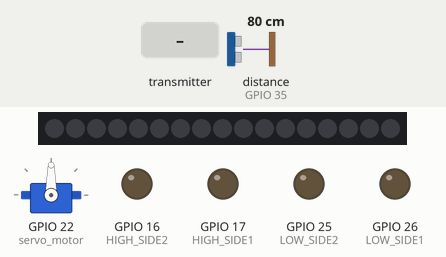
Simulated run of this sketch. Board: ESP32. Shown: 17 RGB LEDs in strip order, left to right, servo, output pins drawn as LEDs (lit = HIGH). The inputs (shaded band) are chosen by the test bench; at power-on: distance to the obstacle (sensor on GPIO 35) 80 cm. The echo pulse lasts 58.3 µs per cm; pins used as bus, display or sensor lines are not drawn.

Above: at 1.2 s.
1.3 s: the transmitter starts sending x1_coord = 0
At 2.2 s:
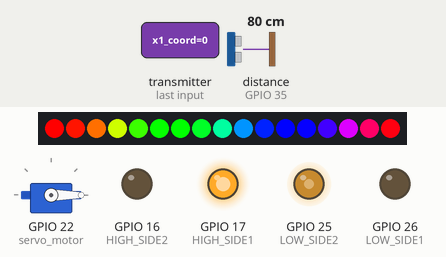
4.3 s: distance to the obstacle (sensor on GPIO 35) set to 17 cm
7.3 s: distance to the obstacle (sensor on GPIO 35) set to 14 cm
At 8.0 s:
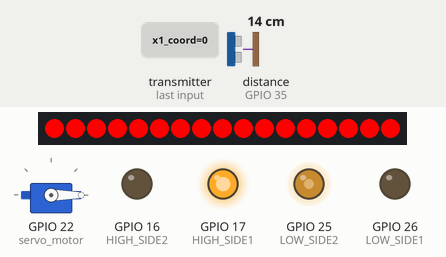
8.8 s: distance to the obstacle (sensor on GPIO 35) set to 18 cm
At 9.6 s:
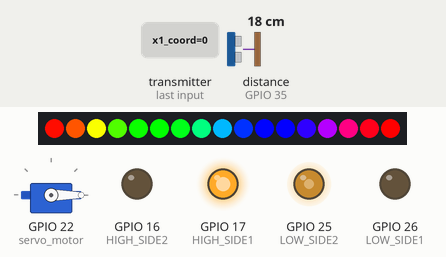
11.3 s: the transmitter starts sending y2_coord = 25
At 13.2 s:
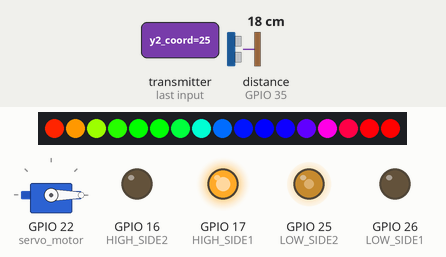
14.3 s: the transmitter starts sending y2_coord = 0
At 16.2 s:
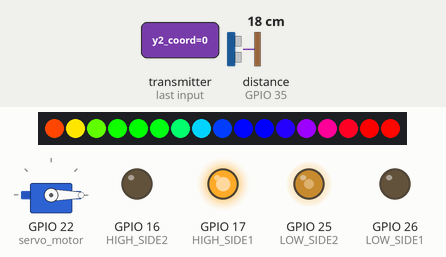
Timing chart, 0 to 17.7 s (numbered marks = the images above; inputs shaded):
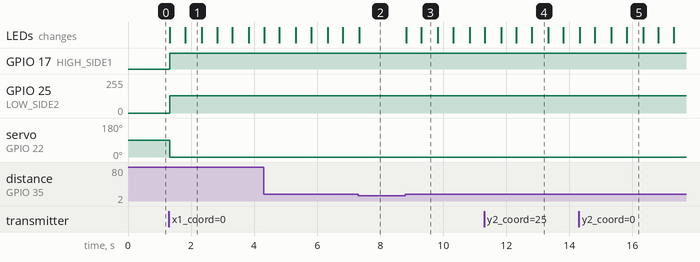

Measured:
- the behaviour switches between 16 and 15 cm on distance to the obstacle (sensor on GPIO 35) (found by bisection; images 1 and 2)
- after the input at 1.3 s, GPIO 17 (HIGH_SIDE1): LOW → HIGH at once; GPIO 25 (LOW_SIDE2): 0/255 → 130/255 at once; servo on GPIO 22 (servo_motor): 90° → 0° at once; the LEDs: first change at once (image 1 shows a later state)
- after the input at 7.3 s, the LEDs: change at once (image 2)
- after the input at 8.8 s, the LEDs: first change at once (image 3 shows a later state)
- after the input at 11.3 s, GPIO 25 (LOW_SIDE2): 130/255 → 128/255 at once
- after the input at 14.3 s, GPIO 25 (LOW_SIDE2): 128/255 → 130/255 at once

The sketch:

ESP32_receiver.ino
```cpp
#include <ESP32Servo.h> //ESP32 servo library
#include <Adafruit_NeoPixel.h> //library for the rgb strip
#include <esp_now.h>
#include <WiFi.h>

const int servo_motor = 22;
const int PIN_WS2812B = 14;
const int NUM_LEDS = 17;
int j = 0, prev_y = 1860, received = 0;
Adafruit_NeoPixel strip(NUM_LEDS, PIN_WS2812B, NEO_GRB + NEO_KHZ800);

const int HIGH_SIDE1 = 17; // Connects to IO17 (P-channel)
const int LOW_SIDE1 = 26; // Connects to IO26 (N-channel, PWM capable)
const int HIGH_SIDE2 = 16; // Connects to IO16 (P-channel)
const int LOW_SIDE2 = 25; // Connects to IO25 (N-channel, PWM capable)
int motorSpeed = 0;

const int trig = 4; //ultrasonic sensor setup pins and variables
const int echo = 35;
int duration;
float distance = 10, target_distance = 15; //target_distance can be adjusted according to experiments

Servo servo; //servo motor set-up
int angle = 90;

struct coordinates{ //joystick1 - servo motor | joystick2 - DC motor
  float x1_coord = 0; //store the variables from the joystick
  float y2_coord = 0; //only the x1 & y2 coordinates are needed
};                              //x1lim=[865  1887 2879]
coordinates set;                //y2lim=[850  1861 2900]

void OnDataRecv(const uint8_t * mac, const uint8_t *incomingData, int len) {
  memcpy(&set, incomingData, sizeof(set));
  received = 1;
}

//function for forward movement of the dc motor
void Forward(int speed){
  digitalWrite(HIGH_SIDE1, LOW); // Turn off P-channel high-side
  analogWrite(LOW_SIDE1, speed); // Ensure low-side on forward side is off
  digitalWrite(HIGH_SIDE2, HIGH); // Turn on P-channel high-side
  analogWrite(LOW_SIDE2, 0); // Control speed with PWM on low-side
}

//function for backward movement of the dc motor
void Reverse(int speed){
  digitalWrite(HIGH_SIDE1, HIGH); // Turn on P-channel high-side
  analogWrite(LOW_SIDE1, 0); // Control speed with PWM on low-side
  digitalWrite(HIGH_SIDE2, LOW); // Turn off P-channel high-side
  analogWrite(LOW_SIDE2, speed); // Ensure low-side on reverse side is off
}

//function to stop the dc motor
void Stop(){
  digitalWrite(HIGH_SIDE1, LOW); // Turn off P-channel high-side
  analogWrite(LOW_SIDE1, 0); // Ensure low-side is off
  digitalWrite(HIGH_SIDE2, LOW); // Turn off P-channel high-side
  analogWrite(LOW_SIDE2, 0); // Ensure low-side is off
}

void rainbow(){
  for (int i = 0; i < strip.numPixels(); ++i){ //update the rgb strip
      int pixelHue = (i * 256 / strip.numPixels() + j) & 255; //calculate hue
      strip.setPixelColor(i, strip.gamma32(strip.ColorHSV(pixelHue * 65536 / 256)));
  }
  strip.show(); //update the strip
  j = (j + 1) % 255;
}

void red_rgb(){
  for (int i = 0; i < strip.numPixels(); ++i)
    strip.setPixelColor(i, strip.Color(255, 0, 0)); //full red, no green or blue
  strip.show(); //apply the color changes to the strip
}

void white_rgb(){
  for (int i = 0; i < strip.numPixels(); ++i)
    strip.setPixelColor(i, strip.Color(255, 255, 255)); //full white
  strip.show(); //apply the color changes to the strip
}

void setup(){
  Serial.begin(115200);

  strip.begin(); //initialize the LED strip
  strip.show(); //clear all LEDs (turn off)

  // Set device as a Wi-Fi Station
  WiFi.mode(WIFI_STA);
  esp_now_init();

  pinMode(HIGH_SIDE1, OUTPUT); //dc motor pins setup
  pinMode(LOW_SIDE1, OUTPUT);
  pinMode(HIGH_SIDE2, OUTPUT);
  pinMode(LOW_SIDE2, OUTPUT);
  Stop();

  pinMode(trig, OUTPUT); //ultrasonic sensor setup
  digitalWrite(trig, LOW);
  delayMicroseconds(2);
  pinMode(echo, INPUT);

  ESP32PWM::allocateTimer(0); //servo motor setup
	ESP32PWM::allocateTimer(1);
	ESP32PWM::allocateTimer(2);
	ESP32PWM::allocateTimer(3);
	servo.setPeriodHertz(50); //standard 50 hz servo
	servo.attach(servo_motor); //attaches the servo on the right pin
  servo.write(angle); //set the servo motor position to neutral

  esp_now_register_recv_cb(esp_now_recv_cb_t(OnDataRecv));
}

void loop(){
  if (received == 1){ //looking for the data

    //ultrasonic sensor data processing
    digitalWrite(trig, HIGH); //take a measurement with the ultrasonic sensor
    delayMicroseconds(10);
    digitalWrite(trig, LOW);
    duration = pulseIn(echo, HIGH);
    if(duration < 38000)
      distance = duration / 59.00; //finding the distance from a potential obstacle

    //servo motor data processing
    if(set.x1_coord > 1900) //extend the limits of the neutral point (1887) to increase stability
      angle = map(set.x1_coord, 1900, 2879, 90, 180);  //maximum rage is 180
    else if(set.x1_coord < 1860)
      angle = map(set.x1_coord, 865, 1860, 0, 90);
    else angle = 90;
    servo.write(angle);

    //DC motor data processing
    if (distance <= target_distance){ //if it detects an obstacle a certain distance in front, the dc motor will have a different behaviour
      Stop();
      red_rgb();
      //delay(500);

      if (set.y2_coord > 1880){ //extend the limits of the neutral point (1861) to increase stability
        if(prev_y < 1840) Stop();
        Forward(40); //move forward but with minimum speed to avoid a hard collision (can be useful if there's also an obstacle in the back which cannot be detected and the car is trapped)
      }
      else if (set.y2_coord < 1840){ //move backward and allow acceleration
        if(prev_y > 1880) Stop();
        motorSpeed = 100 - map(set.y2_coord, 850, 1840, 30, 100);
        Reverse(motorSpeed);
      } else
        Stop(); //stop the motor
      prev_y = set.y2_coord;
    }
    else{ //normal behaviour of the motor
      rainbow();

      if (set.y2_coord > 1880){ //extend the limits of the neutral point (1861) to increase stability
        if(prev_y < 1840) Stop();
        Forward(map(set.y2_coord, 1880, 2900, 30, 100)); //move forward
      }
      else if (set.y2_coord < 1840){
        if(prev_y > 1880) Stop();
        Reverse(100 - map(set.y2_coord, 850, 1840, 30, 100));
      }
      else
        Stop(); //stop the motor

      prev_y = set.y2_coord;
    }
    received = 0;
  }
  //else white_rgb();
  delay(40);
}
```
